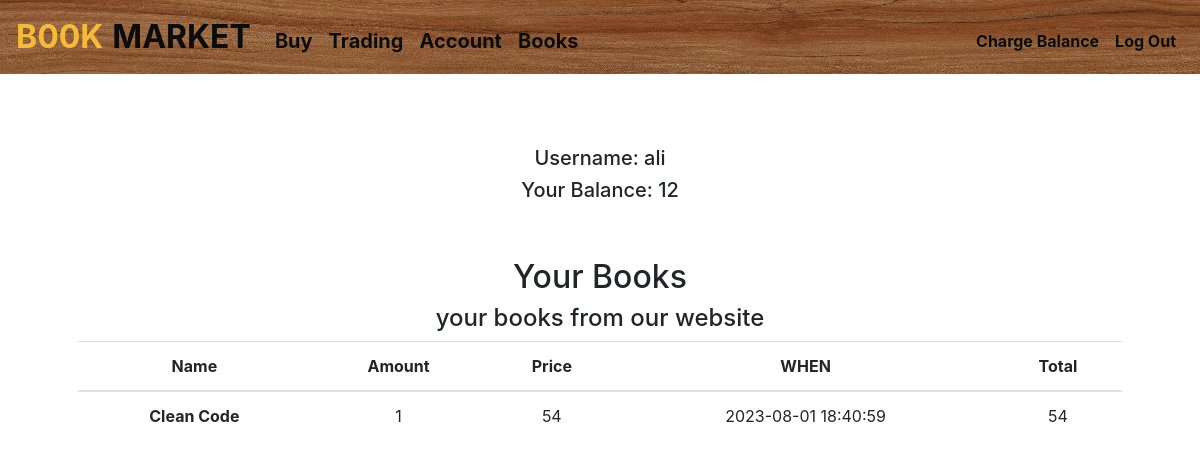
/account (signed in), run on the app's committed database.
### tables this page shows
CREATE TABLE "users"(id INTEGER PRIMARY KEY AUTOINCREMENT, username TEXT NOT NULL,password TEXT NOT NULL,visa TEXT, cash DEFAULT 0, isAdmin INTEGER DEFAULT 0, address TEXT, phone_number TEXT);

CREATE TABLE purchase(user_id INTEGER,bookname TEXT,amount INTEGER,datetime TEXT,bookprice INTEGER,total INTEGER);

### app.py (the view)
@app.route("/account")
@login_required
def account():
    con = sqlite3.connect("trading.db")
    db = con.cursor()
    db.execute("SELECT * FROM users WHERE id=?;", (session["user_id"],))
    columns = [column[0] for column in db.description]
    user = [dict(zip(columns, row)) for row in db.fetchall()]
    db.execute(
            "SELECT * FROM purchase WHERE user_id=?;", (session["user_id"],)
        )
    columns = [column[0] for column in db.description]
    rows = [dict(zip(columns, row)) for row in db.fetchall()]
    con.commit()
    db.close()
    con.close()
    return render_template("account.html", user=user[0], rows=rows)

### app.py (called while the page is built)
def login_required(f):
    @wraps(f)
    def decorated_function(*args, **kwargs):
        if session.get("user_id") is None:
            return redirect("/login")
        return f(*args, **kwargs)
    return decorated_function

@app.after_request
def after_request(response):
    response.headers["Cache-Control"] = "no-cache, no-store, must-revalidate"
    response.headers["Expires"] = 0
    response.headers["Pragma"] = "no-cache"
    return response

### templates/account.html (shortened to what this page needs)
{% extends "layout.html" %}
{% block main %}
<div style="background-color:rgba(255,255,255,0.9)">
    <br>
    <h5>Username: {{user["username"]}}</h5>
    <h5>Your Balance: {{user["cash"]}}</h5>
    <br>
    <br>
</div>
<div class="form-group" style="background-color:rgba(255,255,255,0.9)">
    <h2>Your Books</h2>
    <h4>your books from our website</h4>
    <table class="table">
        <thead>
            <tr>
                <th scope="col">Name</th>
                <th scope="col">Amount</th>
                <th scope="col">Price</th>
                <th scope="col">WHEN</th>
                <th scope="col">Total</th>
            </tr>
        </thead>
        <tbody>
            {% for row in rows%}
            <tr>
                <th scope="row">{{row["bookname"]}}</th>
                <td>{{row["amount"]}}</td>
                <td>{{row["bookprice"]}}</td>
                <td>{{row["datetime"]}}</td>
                <td>{{row["total"]}}</td>
            </tr>
            {% endfor %}
        </tbody>
    </table>
</div>
{% endblock %}

### static/styles.css (style rules this page uses)
body { background-image: url("/static/6714.jpg"); background-attachment: scroll; background-size: 300px 1000px; }

### data on the page
users: username "ali", cash "12"
purchase: bookname "Clean Code", amount "1", bookprice "54", datetime "2023-08-01 18:40:59", total "54"
